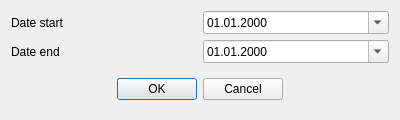
<?xml version="1.0" encoding="UTF-8"?>
<ui version="4.0">
 <class>FDateRange</class>
 <widget class="QDialog" name="FDateRange">
  <property name="geometry">
   <rect>
    <x>0</x>
    <y>0</y>
    <width>400</width>
    <height>111</height>
   </rect>
  </property>
  <property name="windowTitle">
   <string>Date filter</string>
  </property>
  <layout class="QGridLayout" name="gridLayout">
   <item row="0" column="0">
    <widget class="QLabel" name="label">
     <property name="text">
      <string>Date start</string>
     </property>
    </widget>
   </item>
   <item row="0" column="1">
    <widget class="QDateEdit" name="d1">
     <property name="displayFormat">
      <string>dd.MM.yyyy</string>
     </property>
     <property name="calendarPopup">
      <bool>true</bool>
     </property>
    </widget>
   </item>
   <item row="1" column="0">
    <widget class="QLabel" name="label_2">
     <property name="text">
      <string>Date end</string>
     </property>
    </widget>
   </item>
   <item row="1" column="1">
    <widget class="QDateEdit" name="d2">
     <property name="displayFormat">
      <string>dd.MM.yyyy</string>
     </property>
     <property name="calendarPopup">
      <bool>true</bool>
     </property>
    </widget>
   </item>
   <item row="2" column="0" colspan="2">
    <widget class="QWidget" name="widget" native="true">
     <layout class="QHBoxLayout" name="horizontalLayout">
      <item>
       <spacer name="horizontalSpacer">
        <property name="orientation">
         <enum>Qt::Horizontal</enum>
        </property>
        <property name="sizeHint" stdset="0">
         <size>
          <width>95</width>
          <height>20</height>
         </size>
        </property>
       </spacer>
      </item>
      <item>
       <widget class="QPushButton" name="btnOK">
        <property name="text">
         <string>OK</string>
        </property>
       </widget>
      </item>
      <item>
       <widget class="QPushButton" name="btnCancel">
        <property name="text">
         <string>Cancel</string>
        </property>
       </widget>
      </item>
      <item>
       <spacer name="horizontalSpacer_2">
        <property name="orientation">
         <enum>Qt::Horizontal</enum>
        </property>
        <property name="sizeHint" stdset="0">
         <size>
          <width>95</width>
          <height>20</height>
         </size>
        </property>
       </spacer>
      </item>
     </layout>
    </widget>
   </item>
  </layout>
 </widget>
 <resources/>
 <connections/>
</ui>
